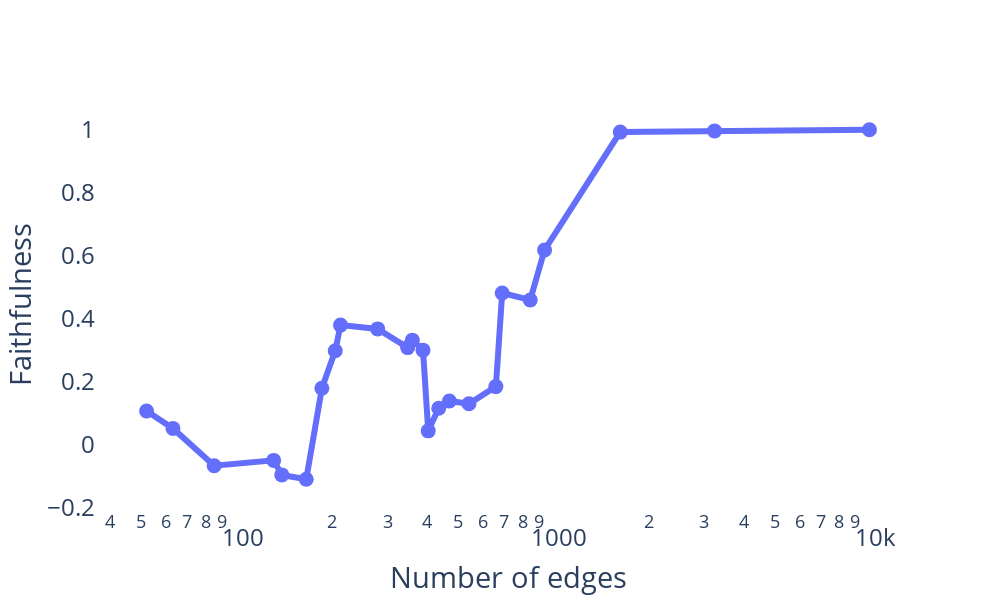

Here is the notebook cell this chart was saved with:
### Code cell
# Plotly line plot of threshold vs faithfulness
fig = go.Figure(data=go.Scatter(x=num_nodes, y=faithfulness_scores_kl, mode='lines+markers', name="Ours", line=dict(width=6), marker=dict(size=15)))

# Update layout
fig.update_layout(xaxis_title='Number of edges', yaxis_title='Faithfulness', font=dict(size=24), plot_bgcolor='white', width=1000, height=600)

# X-axis log

fig.update_xaxes(type="log")

fig.show()

### Figure 1 — Plotly figure (JSON) as saved in the notebook; plotly's stock layout.template omitted (floating-point values rounded to 4 significant figures)
{"data": [{"line": {"width": 6}, "marker": {"size": 15}, "mode": "lines+markers", "name": "Ours", "type": "scatter", "x": [9963, 3231, 1628, 939, 846, 690, 659, 542, 470, 435, 403, 388, 359, 347, 279, 213, 205, 186, 166, 139, 131, 85, 63, 52], "y": [1, 0.9966, 0.9928, 0.6185, 0.4598, 0.4819, 0.1846, 0.1299, 0.1391, 0.1158, 0.04413, 0.3003, 0.3321, 0.3084, 0.3678, 0.3799, 0.2982, 0.1793, -0.1094, -0.09588, -0.04968, -0.06676, 0.05178, 0.107]}], "layout": {"font": {"size": 24}, "height": 600, "plot_bgcolor": "white", "width": 1000, "xaxis": {"title": {"text": "Number of edges"}, "type": "log"}, "yaxis": {"title": {"text": "Faithfulness"}}}}
